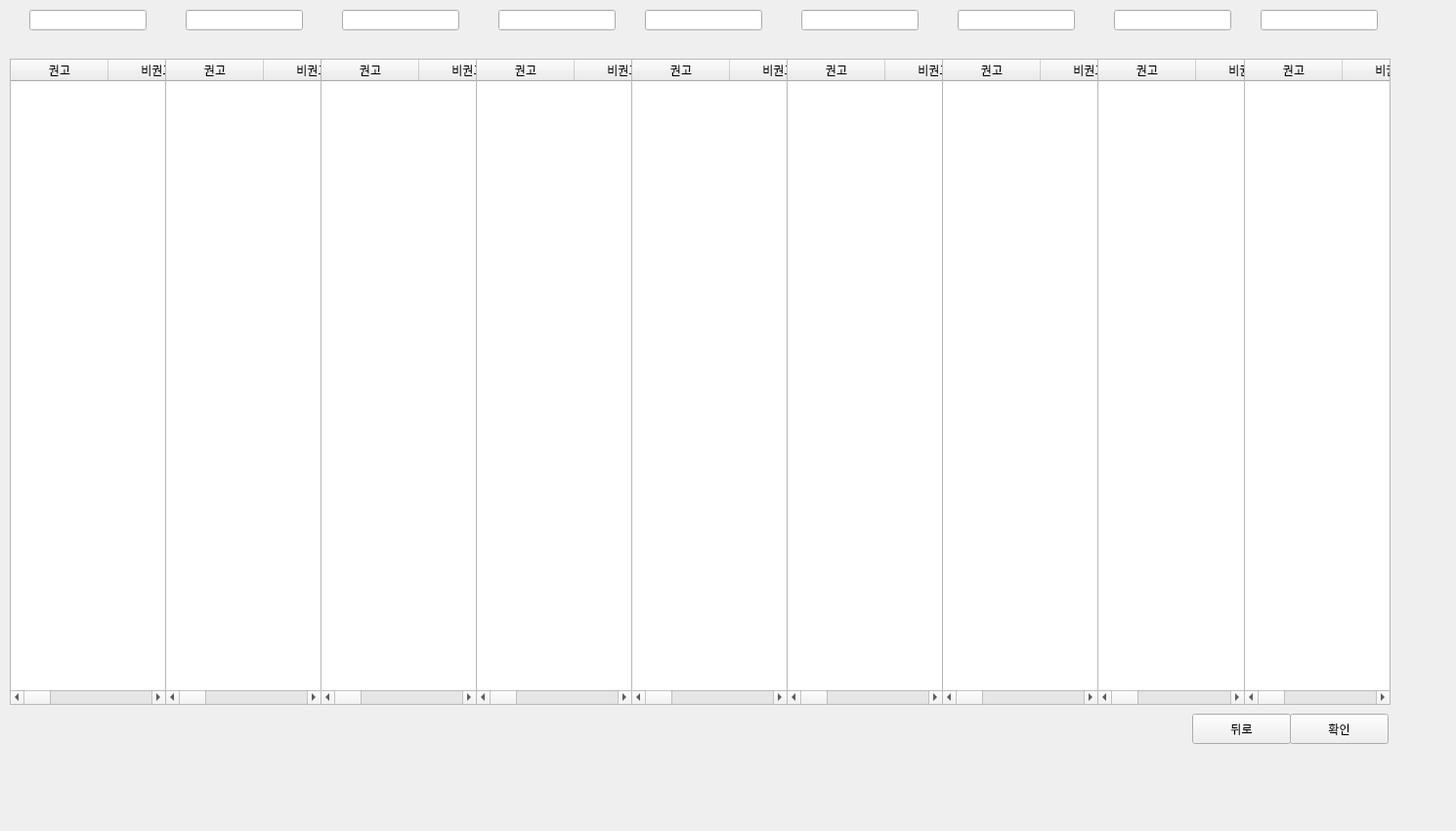
      <widget class="QWidget" name="page_data_nut_5_24">
       <widget class="QWidget" name="widget_72" native="true">
        <property name="geometry">
         <rect>
          <x>0</x>
          <y>0</y>
          <width>1481</width>
          <height>841</height>
         </rect>
        </property>
        <widget class="QTableWidget" name="tableWidget_nutrients1_24">
         <property name="geometry">
          <rect>
           <x>10</x>
           <y>60</y>
           <width>160</width>
           <height>661</height>
          </rect>
         </property>
         <property name="sizePolicy">
          <sizepolicy hsizetype="Expanding" vsizetype="Expanding">
           <horstretch>0</horstretch>
           <verstretch>0</verstretch>
          </sizepolicy>
         </property>
         <property name="sizeAdjustPolicy">
          <enum>QAbstractScrollArea::AdjustToContents</enum>
         </property>
         <column>
          <property name="text">
           <string>권고</string>
          </property>
         </column>
         <column>
          <property name="text">
           <string>비권고</string>
          </property>
         </column>
         <column>
          <property name="text">
           <string>영양소명</string>
          </property>
         </column>
         <column>
          <property name="text">
           <string>level</string>
          </property>
         </column>
         <column>
          <property name="text">
           <string>분류1</string>
          </property>
         </column>
         <column>
          <property name="text">
           <string>분류2</string>
          </property>
         </column>
        </widget>
        <widget class="QWidget" name="widget_75" native="true">
         <property name="geometry">
          <rect>
           <x>1120</x>
           <y>710</y>
           <width>311</width>
           <height>71</height>
          </rect>
         </property>
         <widget class="QPushButton" name="btn_back_24">
          <property name="geometry">
           <rect>
            <x>100</x>
            <y>20</y>
            <width>101</width>
            <height>31</height>
           </rect>
          </property>
          <property name="text">
           <string>뒤로</string>
          </property>
         </widget>
         <widget class="QPushButton" name="btn_confirm_24">
          <property name="geometry">
           <rect>
            <x>200</x>
            <y>20</y>
            <width>101</width>
            <height>31</height>
           </rect>
          </property>
          <property name="text">
           <string>확인</string>
          </property>
         </widget>
        </widget>
        <widget class="QTableWidget" name="tableWidget_nutrients2_24">
         <property name="geometry">
          <rect>
           <x>169</x>
           <y>60</y>
           <width>160</width>
           <height>661</height>
          </rect>
         </property>
         <property name="sizePolicy">
          <sizepolicy hsizetype="Expanding" vsizetype="Expanding">
           <horstretch>0</horstretch>
           <verstretch>0</verstretch>
          </sizepolicy>
         </property>
         <property name="sizeAdjustPolicy">
          <enum>QAbstractScrollArea::AdjustToContents</enum>
         </property>
         <column>
          <property name="text">
           <string>권고</string>
          </property>
         </column>
         <column>
          <property name="text">
           <string>비권고</string>
          </property>
         </column>
         <column>
          <property name="text">
           <string>영양소명</string>
          </property>
         </column>
         <column>
          <property name="text">
           <string>level</string>
          </property>
         </column>
         <column>
          <property name="text">
           <string>분류1</string>
          </property>
         </column>
         <column>
          <property name="text">
           <string>분류2</string>
          </property>
         </column>
        </widget>
        <widget class="QTableWidget" name="tableWidget_nutrients3_24">
         <property name="geometry">
          <rect>
           <x>328</x>
           <y>60</y>
           <width>160</width>
           <height>661</height>
          </rect>
         </property>
         <property name="sizePolicy">
          <sizepolicy hsizetype="Expanding" vsizetype="Expanding">
           <horstretch>0</horstretch>
           <verstretch>0</verstretch>
          </sizepolicy>
         </property>
         <property name="sizeAdjustPolicy">
          <enum>QAbstractScrollArea::AdjustToContents</enum>
         </property>
         <column>
          <property name="text">
           <string>권고</string>
          </property>
         </column>
         <column>
          <property name="text">
           <string>비권고</string>
          </property>
         </column>
         <column>
          <property name="text">
           <string>영양소명</string>
          </property>
         </column>
         <column>
          <property name="text">
           <string>level</string>
          </property>
         </column>
         <column>
          <property name="text">
           <string>분류1</string>
          </property>
         </column>
         <column>
          <property name="text">
           <string>분류2</string>
          </property>
         </column>
        </widget>
        <widget class="QTableWidget" name="tableWidget_nutrients4_24">
         <property name="geometry">
          <rect>
           <x>487</x>
           <y>60</y>
           <width>160</width>
           <height>661</height>
          </rect>
         </property>
         <property name="sizePolicy">
          <sizepolicy hsizetype="Expanding" vsizetype="Expanding">
           <horstretch>0</horstretch>
           <verstretch>0</verstretch>
          </sizepolicy>
         </property>
         <property name="sizeAdjustPolicy">
          <enum>QAbstractScrollArea::AdjustToContents</enum>
         </property>
         <column>
          <property name="text">
           <string>권고</string>
          </property>
         </column>
         <column>
          <property name="text">
           <string>비권고</string>
          </property>
         </column>
         <column>
          <property name="text">
           <string>영양소명</string>
          </property>
         </column>
         <column>
          <property name="text">
           <string>level</string>
          </property>
         </column>
         <column>
          <property name="text">
           <string>분류1</string>
          </property>
         </column>
         <column>
          <property name="text">
           <string>분류2</string>
          </property>
         </column>
        </widget>
        <widget class="QTableWidget" name="tableWidget_nutrients5_24">
         <property name="geometry">
          <rect>
           <x>646</x>
           <y>60</y>
           <width>160</width>
           <height>661</height>
          </rect>
         </property>
         <property name="sizePolicy">
          <sizepolicy hsizetype="Expanding" vsizetype="Expanding">
           <horstretch>0</horstretch>
           <verstretch>0</verstretch>
          </sizepolicy>
         </property>
         <property name="sizeAdjustPolicy">
          <enum>QAbstractScrollArea::AdjustToContents</enum>
         </property>
         <column>
          <property name="text">
           <string>권고</string>
          </property>
         </column>
         <column>
          <property name="text">
           <string>비권고</string>
          </property>
         </column>
         <column>
          <property name="text">
           <string>영양소명</string>
          </property>
         </column>
         <column>
          <property name="text">
           <string>level</string>
          </property>
         </column>
         <column>
          <property name="text">
           <string>분류1</string>
          </property>
         </column>
         <column>
          <property name="text">
           <string>분류2</string>
          </property>
         </column>
        </widget>
        <widget class="QTableWidget" name="tableWidget_nutrients6_24">
         <property name="geometry">
          <rect>
           <x>805</x>
           <y>60</y>
           <width>160</width>
           <height>661</height>
          </rect>
         </property>
         <property name="sizePolicy">
          <sizepolicy hsizetype="Expanding" vsizetype="Expanding">
           <horstretch>0</horstretch>
           <verstretch>0</verstretch>
          </sizepolicy>
         </property>
         <property name="sizeAdjustPolicy">
          <enum>QAbstractScrollArea::AdjustToContents</enum>
         </property>
         <column>
          <property name="text">
           <string>권고</string>
          </property>
         </column>
         <column>
          <property name="text">
           <string>비권고</string>
          </property>
         </column>
         <column>
          <property name="text">
           <string>영양소명</string>
          </property>
         </column>
         <column>
          <property name="text">
           <string>level</string>
          </property>
         </column>
         <column>
          <property name="text">
           <string>분류1</string>
          </property>
         </column>
         <column>
          <property name="text">
           <string>분류2</string>
          </property>
         </column>
        </widget>
        <widget class="QTableWidget" name="tableWidget_nutrients7_24">
         <property name="geometry">
          <rect>
           <x>964</x>
           <y>60</y>
           <width>160</width>
           <height>661</height>
          </rect>
         </property>
         <property name="sizePolicy">
          <sizepolicy hsizetype="Expanding" vsizetype="Expanding">
           <horstretch>0</horstretch>
           <verstretch>0</verstretch>
          </sizepolicy>
         </property>
         <property name="sizeAdjustPolicy">
          <enum>QAbstractScrollArea::AdjustToContents</enum>
         </property>
         <column>
          <property name="text">
           <string>권고</string>
          </property>
         </column>
         <column>
          <property name="text">
           <string>비권고</string>
          </property>
         </column>
         <column>
          <property name="text">
           <string>영양소명</string>
          </property>
         </column>
         <column>
          <property name="text">
           <string>level</string>
          </property>
         </column>
         <column>
          <property name="text">
           <string>분류1</string>
          </property>
         </column>
         <column>
          <property name="text">
           <string>분류2</string>
          </property>
         </column>
        </widget>
        <widget class="QTableWidget" name="tableWidget_nutrients8_24">
         <property name="geometry">
          <rect>
           <x>1123</x>
           <y>60</y>
           <width>151</width>
           <height>661</height>
          </rect>
         </property>
         <property name="sizePolicy">
          <sizepolicy hsizetype="Expanding" vsizetype="Expanding">
           <horstretch>0</horstretch>
           <verstretch>0</verstretch>
          </sizepolicy>
         </property>
         <property name="sizeAdjustPolicy">
          <enum>QAbstractScrollArea::AdjustToContents</enum>
         </property>
         <column>
          <property name="text">
           <string>권고</string>
          </property>
         </column>
         <column>
          <property name="text">
           <string>비권고</string>
          </property>
         </column>
         <column>
          <property name="text">
           <string>영양소명</string>
          </property>
         </column>
         <column>
          <property name="text">
           <string>level</string>
          </property>
         </column>
         <column>
          <property name="text">
           <string>분류1</string>
          </property>
         </column>
         <column>
          <property name="text">
           <string>분류2</string>
          </property>
         </column>
        </widget>
        <widget class="QTableWidget" name="tableWidget_nutrients9_24">
         <property name="geometry">
          <rect>
           <x>1273</x>
           <y>60</y>
           <width>150</width>
           <height>661</height>
          </rect>
         </property>
         <property name="sizePolicy">
          <sizepolicy hsizetype="Expanding" vsizetype="Expanding">
           <horstretch>0</horstretch>
           <verstretch>0</verstretch>
          </sizepolicy>
         </property>
         <property name="sizeAdjustPolicy">
          <enum>QAbstractScrollArea::AdjustToContents</enum>
         </property>
         <column>
          <property name="text">
           <string>권고</string>
          </property>
         </column>
         <column>
          <property name="text">
           <string>비권고</string>
          </property>
         </column>
         <column>
          <property name="text">
           <string>영양소명</string>
          </property>
         </column>
         <column>
          <property name="text">
           <string>level</string>
          </property>
         </column>
         <column>
          <property name="text">
           <string>분류1</string>
          </property>
         </column>
         <column>
          <property name="text">
           <string>분류2</string>
          </property>
         </column>
        </widget>
        <widget class="QLineEdit" name="lineEdit_cat1_24">
         <property name="geometry">
          <rect>
           <x>30</x>
           <y>10</y>
           <width>120</width>
           <height>21</height>
          </rect>
         </property>
        </widget>
        <widget class="QLineEdit" name="lineEdit_cat2_24">
         <property name="geometry">
          <rect>
           <x>190</x>
           <y>10</y>
           <width>120</width>
           <height>21</height>
          </rect>
         </property>
        </widget>
        <widget class="QLineEdit" name="lineEdit_cat3_24">
         <property name="geometry">
          <rect>
           <x>350</x>
           <y>10</y>
           <width>120</width>
           <height>21</height>
          </rect>
         </property>
        </widget>
        <widget class="QLineEdit" name="lineEdit_cat4_24">
         <property name="geometry">
          <rect>
           <x>510</x>
           <y>10</y>
           <width>120</width>
           <height>21</height>
          </rect>
         </property>
        </widget>
        <widget class="QLineEdit" name="lineEdit_cat5_24">
         <property name="geometry">
          <rect>
           <x>660</x>
           <y>10</y>
           <width>120</width>
           <height>21</height>
          </rect>
         </property>
        </widget>
        <widget class="QLineEdit" name="lineEdit_cat6_24">
         <property name="geometry">
          <rect>
           <x>820</x>
           <y>10</y>
           <width>120</width>
           <height>21</height>
          </rect>
         </property>
        </widget>
        <widget class="QLineEdit" name="lineEdit_cat7_24">
         <property name="geometry">
          <rect>
           <x>980</x>
           <y>10</y>
           <width>120</width>
           <height>21</height>
          </rect>
         </property>
        </widget>
        <widget class="QLineEdit" name="lineEdit_cat8_24">
         <property name="geometry">
          <rect>
           <x>1140</x>
           <y>10</y>
           <width>120</width>
           <height>21</height>
          </rect>
         </property>
        </widget>
        <widget class="QLineEdit" name="lineEdit_cat9_24">
         <property name="geometry">
          <rect>
           <x>1290</x>
           <y>10</y>
           <width>120</width>
           <height>21</height>
          </rect>
         </property>
        </widget>
       </widget>
      </widget>
